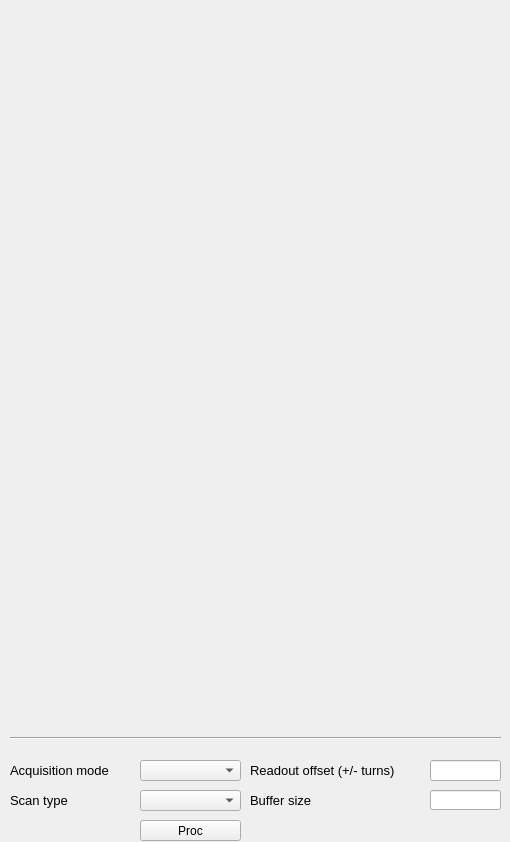
<?xml version="1.0" encoding="UTF-8"?>
<ui version="4.0">
 <class>TBTSYNTH</class>
 <widget class="QMainWindow" name="TBTSYNTH">
  <property name="geometry">
   <rect>
    <x>0</x>
    <y>0</y>
    <width>510</width>
    <height>842</height>
   </rect>
  </property>
  <property name="windowTitle">
   <string>Turn-by-Turn RAW</string>
  </property>
  <property name="Title" stdset="0">
   <string>TBT IQ &gt;&gt; $(BPM)</string>
  </property>
  <widget class="QWidget" name="centralwidget">
   <widget class="caCartesianPlot" name="tbtddciq_a">
    <property name="geometry">
     <rect>
      <x>9</x>
      <y>9</y>
      <width>491</width>
      <height>171</height>
     </rect>
    </property>
    <property name="font">
     <font>
      <family>Sans</family>
      <pointsize>8</pointsize>
     </font>
    </property>
    <property name="Title" stdset="0">
     <string notr="true">Ia,Qa</string>
    </property>
    <property name="TitleX">
     <string notr="true">Turns</string>
    </property>
    <property name="TitleY">
     <string notr="true">Arbitrary</string>
    </property>
    <property name="channels_1" stdset="0">
     <string notr="true">;$(BPM).Ia</string>
    </property>
    <property name="Style_1">
     <enum>caCartesianPlot::Lines</enum>
    </property>
    <property name="symbol_1">
     <enum>caCartesianPlot::NoSymbol</enum>
    </property>
    <property name="color_1">
     <color>
      <red>255</red>
      <green>0</green>
      <blue>0</blue>
     </color>
    </property>
    <property name="channels_2" stdset="0">
     <string notr="true">;$(BPM).Qa</string>
    </property>
    <property name="color_2">
     <color>
      <red>0</red>
      <green>0</green>
      <blue>255</blue>
     </color>
    </property>
    <property name="plotMode">
     <enum>caCartesianPlot::PlotNPointsAndStop</enum>
    </property>
    <property name="countNumOrChannel" stdset="0">
     <string notr="true"/>
    </property>
    <property name="triggerChannel" stdset="0">
     <string notr="true"/>
    </property>
    <property name="foreground">
     <color alpha="0">
      <red>255</red>
      <green>255</green>
      <blue>255</blue>
     </color>
    </property>
    <property name="gridColor">
     <color>
      <red>0</red>
      <green>0</green>
      <blue>0</blue>
     </color>
    </property>
    <property name="XaxisScaling" stdset="0">
     <enum>caCartesianPlot::Auto</enum>
    </property>
    <property name="XaxisLimits">
     <string>0;100</string>
    </property>
    <property name="YaxisLimits">
     <string>-1000000;-900000</string>
    </property>
   </widget>
   <widget class="Line" name="line">
    <property name="geometry">
     <rect>
      <x>10</x>
      <y>730</y>
      <width>491</width>
      <height>16</height>
     </rect>
    </property>
    <property name="orientation">
     <enum>Qt::Horizontal</enum>
    </property>
   </widget>
   <widget class="QLabel" name="label_19">
    <property name="geometry">
     <rect>
      <x>250</x>
      <y>790</y>
      <width>181</width>
      <height>20</height>
     </rect>
    </property>
    <property name="font">
     <font>
      <pointsize>10</pointsize>
     </font>
    </property>
    <property name="styleSheet">
     <string notr="true">color: rgb(0, 0, 0);</string>
    </property>
    <property name="text">
     <string>Buffer size</string>
    </property>
   </widget>
   <widget class="QLabel" name="label_20">
    <property name="geometry">
     <rect>
      <x>10</x>
      <y>790</y>
      <width>131</width>
      <height>20</height>
     </rect>
    </property>
    <property name="font">
     <font>
      <pointsize>10</pointsize>
     </font>
    </property>
    <property name="styleSheet">
     <string notr="true">color: rgb(0, 0, 0);</string>
    </property>
    <property name="text">
     <string>Scan type</string>
    </property>
   </widget>
   <widget class="QLabel" name="label_21">
    <property name="geometry">
     <rect>
      <x>250</x>
      <y>760</y>
      <width>181</width>
      <height>20</height>
     </rect>
    </property>
    <property name="font">
     <font>
      <pointsize>10</pointsize>
     </font>
    </property>
    <property name="styleSheet">
     <string notr="true">color: rgb(0, 0, 0);</string>
    </property>
    <property name="text">
     <string>Readout offset (+/- turns)</string>
    </property>
   </widget>
   <widget class="QLabel" name="label_22">
    <property name="geometry">
     <rect>
      <x>10</x>
      <y>760</y>
      <width>131</width>
      <height>20</height>
     </rect>
    </property>
    <property name="font">
     <font>
      <pointsize>10</pointsize>
     </font>
    </property>
    <property name="styleSheet">
     <string notr="true">color: rgb(0, 0, 0);</string>
    </property>
    <property name="text">
     <string>Acquisition mode</string>
    </property>
   </widget>
   <widget class="caMenu" name="tbtddcsynth_acqm">
    <property name="geometry">
     <rect>
      <x>140</x>
      <y>760</y>
      <width>101</width>
      <height>21</height>
     </rect>
    </property>
    <property name="font">
     <font>
      <family>Sans</family>
      <pointsize>8</pointsize>
     </font>
    </property>
    <property name="channel" stdset="0">
     <string notr="true">$(BPM).ACQM</string>
    </property>
   </widget>
   <widget class="caMenu" name="tbtddcsynth_scan">
    <property name="geometry">
     <rect>
      <x>140</x>
      <y>790</y>
      <width>101</width>
      <height>21</height>
     </rect>
    </property>
    <property name="font">
     <font>
      <family>Sans</family>
      <pointsize>8</pointsize>
     </font>
    </property>
    <property name="channel" stdset="0">
     <string notr="true">$(BPM).SCAN</string>
    </property>
   </widget>
   <widget class="caMessageButton" name="camessagebutton">
    <property name="geometry">
     <rect>
      <x>140</x>
      <y>820</y>
      <width>101</width>
      <height>21</height>
     </rect>
    </property>
    <property name="text">
     <string>Proc</string>
    </property>
    <property name="flat">
     <bool>false</bool>
    </property>
    <property name="fontScaleMode">
     <enum>EPushButton::WidthAndHeight</enum>
    </property>
    <property name="channel" stdset="0">
     <string notr="true">$(BPM).PROC</string>
    </property>
    <property name="background">
     <color>
      <red>254</red>
      <green>217</green>
      <blue>188</blue>
     </color>
    </property>
    <property name="pressMessage">
     <string notr="true">1</string>
    </property>
   </widget>
   <widget class="caTextEntry" name="tbtddcsynth_offs">
    <property name="geometry">
     <rect>
      <x>430</x>
      <y>760</y>
      <width>71</width>
      <height>21</height>
     </rect>
    </property>
    <property name="font">
     <font>
      <family>Monospace</family>
      <pointsize>10</pointsize>
     </font>
    </property>
    <property name="alignment">
     <set>Qt::AlignRight|Qt::AlignTrailing|Qt::AlignVCenter</set>
    </property>
    <property name="channel" stdset="0">
     <string notr="true">$(BPM).OFFS</string>
    </property>
    <property name="foreground">
     <color>
      <red>170</red>
      <green>0</green>
      <blue>0</blue>
     </color>
    </property>
    <property name="background">
     <color>
      <red>255</red>
      <green>255</green>
      <blue>127</blue>
     </color>
    </property>
    <property name="colorMode">
     <enum>caLineEdit::Static</enum>
    </property>
    <property name="fontScaleMode">
     <enum>caLineEdit::WidthAndHeight</enum>
    </property>
   </widget>
   <widget class="caTextEntry" name="tbtddcsynth_ngrp">
    <property name="geometry">
     <rect>
      <x>430</x>
      <y>790</y>
      <width>71</width>
      <height>20</height>
     </rect>
    </property>
    <property name="font">
     <font>
      <family>Monospace</family>
      <pointsize>9</pointsize>
     </font>
    </property>
    <property name="alignment">
     <set>Qt::AlignRight|Qt::AlignTrailing|Qt::AlignVCenter</set>
    </property>
    <property name="channel" stdset="0">
     <string notr="true">$(BPM).NGRP</string>
    </property>
    <property name="foreground">
     <color>
      <red>170</red>
      <green>0</green>
      <blue>0</blue>
     </color>
    </property>
    <property name="background">
     <color>
      <red>255</red>
      <green>255</green>
      <blue>127</blue>
     </color>
    </property>
    <property name="colorMode">
     <enum>caLineEdit::Static</enum>
    </property>
    <property name="precisionMode">
     <enum>caLineEdit::User</enum>
    </property>
    <property name="limitsMode">
     <enum>caLineEdit::User</enum>
    </property>
    <property name="maxValue">
     <double>100000.000000000000000</double>
    </property>
    <property name="minValue">
     <double>10.000000000000000</double>
    </property>
    <property name="fontScaleMode">
     <enum>caLineEdit::WidthAndHeight</enum>
    </property>
   </widget>
   <widget class="caCartesianPlot" name="tbtddciq_a_2">
    <property name="geometry">
     <rect>
      <x>10</x>
      <y>190</y>
      <width>491</width>
      <height>171</height>
     </rect>
    </property>
    <property name="font">
     <font>
      <family>Sans</family>
      <pointsize>8</pointsize>
     </font>
    </property>
    <property name="Title" stdset="0">
     <string notr="true">Ib,Qb</string>
    </property>
    <property name="TitleX">
     <string notr="true">Turns</string>
    </property>
    <property name="TitleY">
     <string notr="true">Arbitrary</string>
    </property>
    <property name="channels_1" stdset="0">
     <string notr="true">;$(BPM).Ib</string>
    </property>
    <property name="Style_1">
     <enum>caCartesianPlot::Lines</enum>
    </property>
    <property name="symbol_1">
     <enum>caCartesianPlot::NoSymbol</enum>
    </property>
    <property name="color_1">
     <color>
      <red>255</red>
      <green>0</green>
      <blue>0</blue>
     </color>
    </property>
    <property name="channels_2" stdset="0">
     <string notr="true">;$(BPM).Qb</string>
    </property>
    <property name="color_2">
     <color>
      <red>0</red>
      <green>0</green>
      <blue>255</blue>
     </color>
    </property>
    <property name="plotMode">
     <enum>caCartesianPlot::PlotNPointsAndStop</enum>
    </property>
    <property name="countNumOrChannel" stdset="0">
     <string notr="true"/>
    </property>
    <property name="triggerChannel" stdset="0">
     <string notr="true"/>
    </property>
    <property name="foreground">
     <color alpha="0">
      <red>255</red>
      <green>255</green>
      <blue>255</blue>
     </color>
    </property>
    <property name="gridColor">
     <color>
      <red>0</red>
      <green>0</green>
      <blue>0</blue>
     </color>
    </property>
    <property name="XaxisScaling" stdset="0">
     <enum>caCartesianPlot::Auto</enum>
    </property>
    <property name="XaxisLimits">
     <string>0;100</string>
    </property>
    <property name="YaxisLimits">
     <string>-1000000;-900000</string>
    </property>
   </widget>
   <widget class="caCartesianPlot" name="tbtddciq_a_3">
    <property name="geometry">
     <rect>
      <x>10</x>
      <y>370</y>
      <width>491</width>
      <height>171</height>
     </rect>
    </property>
    <property name="font">
     <font>
      <family>Sans</family>
      <pointsize>8</pointsize>
     </font>
    </property>
    <property name="Title" stdset="0">
     <string notr="true">Ic,Qc</string>
    </property>
    <property name="TitleX">
     <string notr="true">Turns</string>
    </property>
    <property name="TitleY">
     <string notr="true">Arbitrary</string>
    </property>
    <property name="channels_1" stdset="0">
     <string notr="true">;$(BPM).Ic</string>
    </property>
    <property name="Style_1">
     <enum>caCartesianPlot::Lines</enum>
    </property>
    <property name="symbol_1">
     <enum>caCartesianPlot::NoSymbol</enum>
    </property>
    <property name="color_1">
     <color>
      <red>255</red>
      <green>0</green>
      <blue>0</blue>
     </color>
    </property>
    <property name="channels_2" stdset="0">
     <string notr="true">;$(BPM).Qc</string>
    </property>
    <property name="color_2">
     <color>
      <red>0</red>
      <green>0</green>
      <blue>255</blue>
     </color>
    </property>
    <property name="plotMode">
     <enum>caCartesianPlot::PlotNPointsAndStop</enum>
    </property>
    <property name="countNumOrChannel" stdset="0">
     <string notr="true"/>
    </property>
    <property name="triggerChannel" stdset="0">
     <string notr="true"/>
    </property>
    <property name="foreground">
     <color alpha="0">
      <red>255</red>
      <green>255</green>
      <blue>255</blue>
     </color>
    </property>
    <property name="gridColor">
     <color>
      <red>0</red>
      <green>0</green>
      <blue>0</blue>
     </color>
    </property>
    <property name="XaxisScaling" stdset="0">
     <enum>caCartesianPlot::Auto</enum>
    </property>
    <property name="XaxisLimits">
     <string>0;100</string>
    </property>
    <property name="YaxisLimits">
     <string>-1000000;-900000</string>
    </property>
   </widget>
   <widget class="caCartesianPlot" name="tbtddciq_a_4">
    <property name="geometry">
     <rect>
      <x>10</x>
      <y>550</y>
      <width>491</width>
      <height>171</height>
     </rect>
    </property>
    <property name="font">
     <font>
      <family>Sans</family>
      <pointsize>8</pointsize>
     </font>
    </property>
    <property name="Title" stdset="0">
     <string notr="true">Id,Qd</string>
    </property>
    <property name="TitleX">
     <string notr="true">Turns</string>
    </property>
    <property name="TitleY">
     <string notr="true">Arbitrary</string>
    </property>
    <property name="channels_1" stdset="0">
     <string notr="true">;$(BPM).Id</string>
    </property>
    <property name="Style_1">
     <enum>caCartesianPlot::Lines</enum>
    </property>
    <property name="symbol_1">
     <enum>caCartesianPlot::NoSymbol</enum>
    </property>
    <property name="color_1">
     <color>
      <red>255</red>
      <green>0</green>
      <blue>0</blue>
     </color>
    </property>
    <property name="channels_2" stdset="0">
     <string notr="true">;$(BPM).Qd</string>
    </property>
    <property name="color_2">
     <color>
      <red>0</red>
      <green>0</green>
      <blue>255</blue>
     </color>
    </property>
    <property name="plotMode">
     <enum>caCartesianPlot::PlotNPointsAndStop</enum>
    </property>
    <property name="countNumOrChannel" stdset="0">
     <string notr="true"/>
    </property>
    <property name="triggerChannel" stdset="0">
     <string notr="true"/>
    </property>
    <property name="foreground">
     <color alpha="0">
      <red>255</red>
      <green>255</green>
      <blue>255</blue>
     </color>
    </property>
    <property name="gridColor">
     <color>
      <red>0</red>
      <green>0</green>
      <blue>0</blue>
     </color>
    </property>
    <property name="XaxisScaling" stdset="0">
     <enum>caCartesianPlot::Auto</enum>
    </property>
    <property name="XaxisLimits">
     <string>0;100</string>
    </property>
    <property name="YaxisLimits">
     <string>-1000000;-900000</string>
    </property>
   </widget>
  </widget>
 </widget>
 <customwidgets>
  <customwidget>
   <class>QwtPlot</class>
   <extends>QFrame</extends>
   <header>qwt_plot.h</header>
  </customwidget>
  <customwidget>
   <class>caMenu</class>
   <extends>QComboBox</extends>
   <header>caMenu</header>
  </customwidget>
  <customwidget>
   <class>caTextEntry</class>
   <extends>caLineEdit</extends>
   <header>caTextEntry</header>
  </customwidget>
  <customwidget>
   <class>caMessageButton</class>
   <extends>QPushButton</extends>
   <header>caMessageButton</header>
  </customwidget>
  <customwidget>
   <class>caLineEdit</class>
   <extends>QLineEdit</extends>
   <header>caLineEdit</header>
  </customwidget>
  <customwidget>
   <class>caCartesianPlot</class>
   <extends>QwtPlot</extends>
   <header>caCartesianPlot</header>
  </customwidget>
 </customwidgets>
 <resources/>
 <connections/>
</ui>
